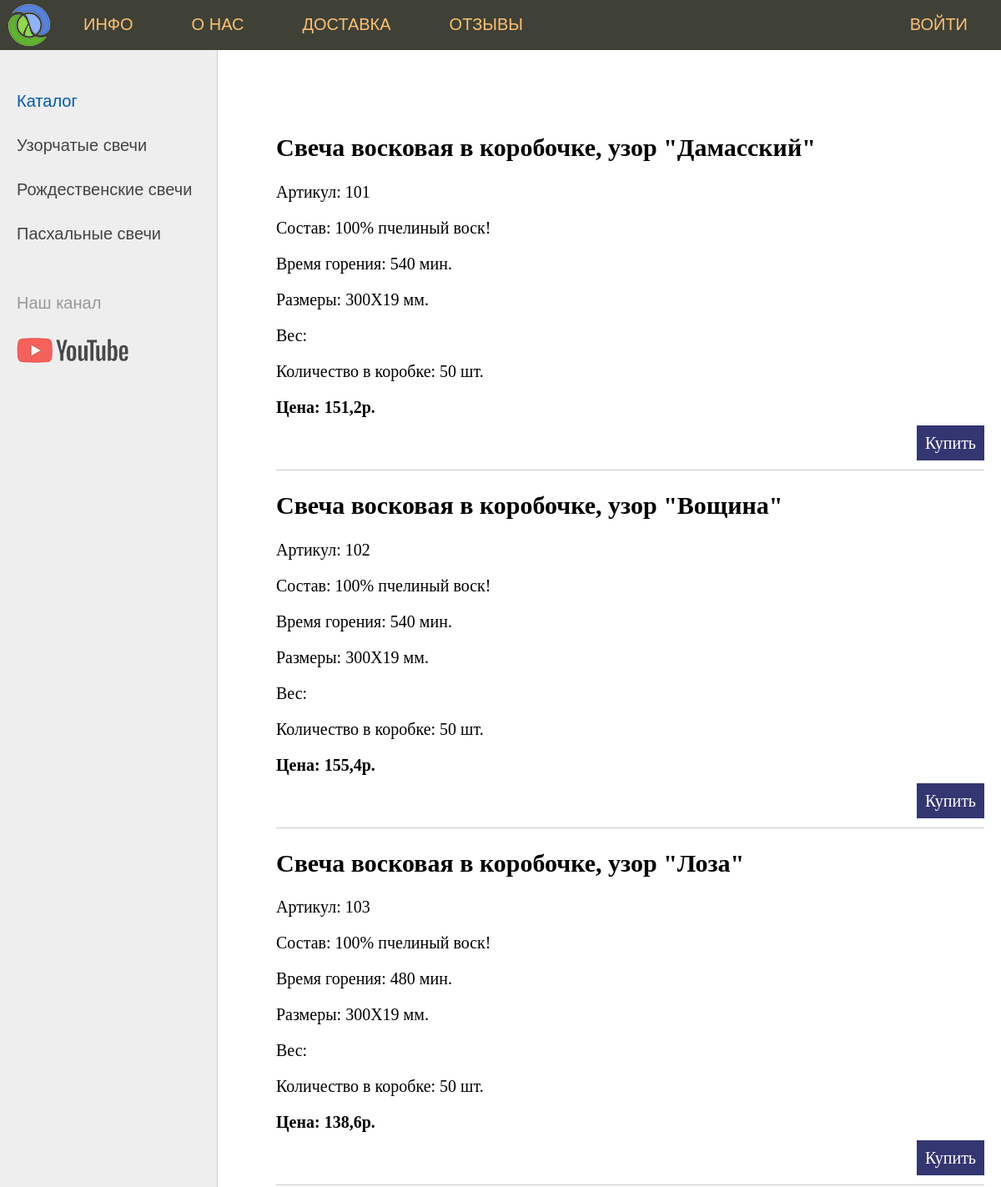
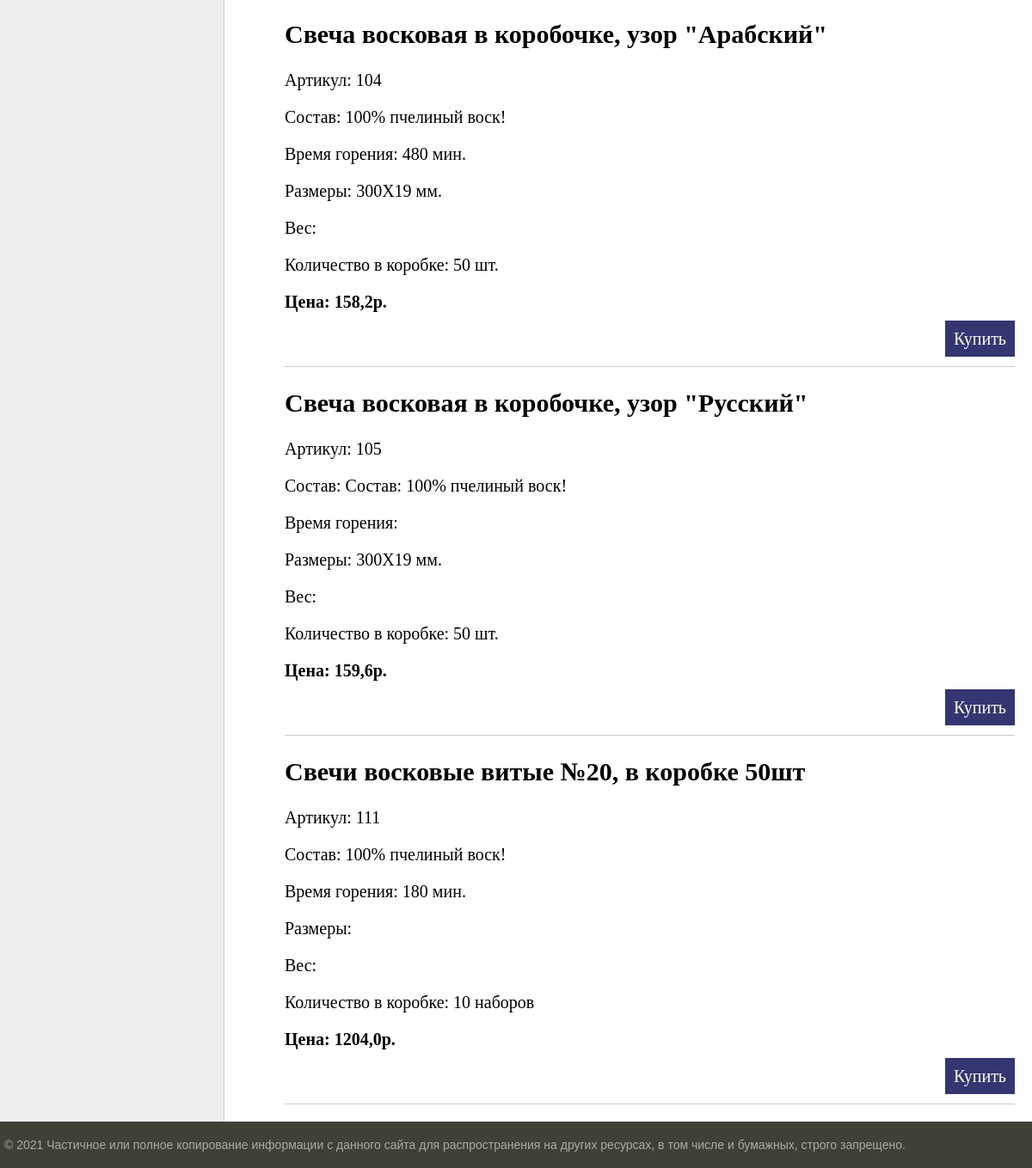
The page / on the database its author committed (2 pictures, top to bottom).
### candle/models.py (models this page shows, shortened)
class Candle(models.Model):
    title = models.CharField(max_length=255, verbose_name='Название')
    vendor_code = models.IntegerField(verbose_name='Артикул')
    compound = models.CharField(max_length=255, verbose_name='Состав')
    burn_time = models.CharField(max_length=255, blank=True, verbose_name='Время горения')
    size = models.CharField(max_length=255, blank=True, verbose_name='Размеры')
    weight = models.CharField(max_length=255, verbose_name='Вес')
    amount = models.CharField(max_length=255, verbose_name='Кол-во в коробке')
    price = models.FloatField(verbose_name='Цена')
    photo = models.ImageField(upload_to='photos/%Y/%m/%d')
    time_create = models.DateTimeField(auto_now_add=True, verbose_name='Время создания')
    time_update = models.DateTimeField(auto_now=True, verbose_name='Время редактирования')
    is_published = models.BooleanField(default=True, verbose_name='Публикация')
    def get_absolute_url(self):
        return reverse('buy', kwargs={'buy_id': self.pk})
    class Meta:
        verbose_name = 'Таблица товаров'
        verbose_name_plural = 'Таблица товаров'

### candle/views.py (the view)
# urls.py: path('', index, name='home'),
def index(request):
    posts = Candle.objects.all()
    context = {
        'posts': posts,
        'menu': menu,
        'title': 'Главная страница'
    }
    return render(request, 'candle/index.html', context=context)

### candle/templates/candle/index.html (shortened to what this page needs)
{% extends 'candle/base.html' %}
{% block content %}
<ul class="list-articles">
	{% for p in posts %}
			<li><h2>{{p.title}}</h2>
	{% autoescape on %}
				<p>Артикул: {{p.vendor_code}}</p>
				<p>Состав: {{p.compound}}</p>
				<p>Время горения: {{p.burn_time}}</p>
				<p>Размеры: {{p.size}}</p>
				<p>Вес: {{p.wight}}</p>
				<p>Количество в коробке: {{p.amount}}</p>
				<p><b>Цена: {{p.price}}р.</b></p>
	{% endautoescape %}
			<p class="link-read-post"><a href="{{ p.get_absolute_url }}">Купить</a></p>
			</li>
	{% endfor %}
</ul>
{% endblock %}

### candle/static/candle/css/styles.css (style rules this page uses)
html, body { font-family: 'Arial'; margin: 0; padding: 0; height: 100%; width: 100%; color: #444; }
a { color: #0059b2; text-decoration: none; }
p.link-read-post { text-align: right; }
p.link-read-post a { padding: 10px; min-width: 100px; background: #333671; color: #fff; text-decoration: none; }
ul.list-articles { list-style: none; margin: 0; padding: 0; }
ul.list-articles li { border-bottom: 1px solid #ccc; }

### rows shown on the page
Candle: title "Свеча восковая в коробочке, узор \"Дамасский\"", vendor_code "101", compound "100% пчелиный воск!", burn_time "540 мин.", size "300X19 мм.", amount "50 шт.", price "151,2"
Candle: title "Свеча восковая в коробочке, узор \"Вощина\"", vendor_code "102", compound "100% пчелиный воск!", burn_time "540 мин.", size "300X19 мм.", amount "50 шт.", price "155,4"
Candle: title "Свеча восковая в коробочке, узор \"Лоза\"", vendor_code "103", compound "100% пчелиный воск!", burn_time "480 мин.", size "300X19 мм.", amount "50 шт.", price "138,6"
Candle: title "Свеча восковая в коробочке, узор \"Арабский\"", vendor_code "104", compound "100% пчелиный воск!", burn_time "480 мин.", size "300X19 мм.", amount "50 шт.", price "158,2"
Candle: title "Свеча восковая в коробочке, узор \"Русский\"", vendor_code "105", compound "Состав: 100% пчелиный воск!", size "300X19 мм.", amount "50 шт.", price "159,6"
Candle: title "Свечи восковые витые №20, в коробке 50шт", vendor_code "111", compound "100% пчелиный воск!", burn_time "180 мин.", amount "10 наборов", price "1204,0"

### other values the page prints
{{ m.title }} "ИНФО" "О НАС" "ДОСТАВКА" "ОТЗЫВЫ"
{{ m.title }} "ВОЙТИ"
